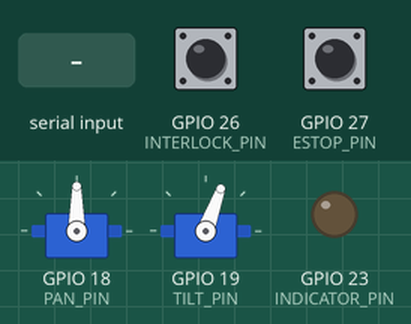
Bench run of a sketch on a simulated ESP32. On the bench: 2 × servo, output pins drawn as LEDs (lit = HIGH). The inputs (shaded band) are chosen by the test bench; at power-on: GPIO 26 (INTERLOCK_PIN) HIGH, GPIO 27 (ESTOP_PIN) HIGH.

Above: at 1.2 s.
1.3 s: "INDICATOR ON\n" received over Serial
At 2.5 s:
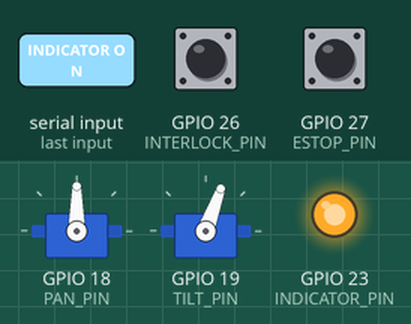
2.8 s: "PAN ,45\n" received over Serial
At 3.9 s:
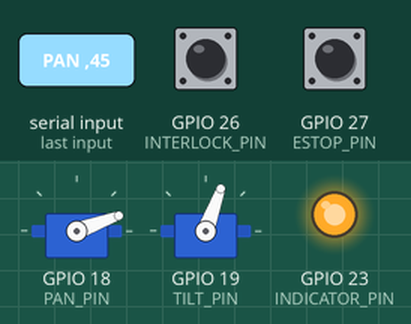
4.3 s: GPIO 26 (INTERLOCK_PIN) pulled LOW for 0.15 s
At 4.37 s:
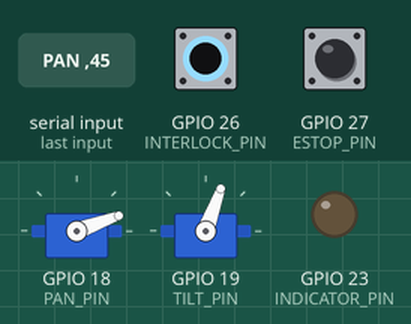
5.9 s: "TILT 90\n" received over Serial
At 6.3 s:
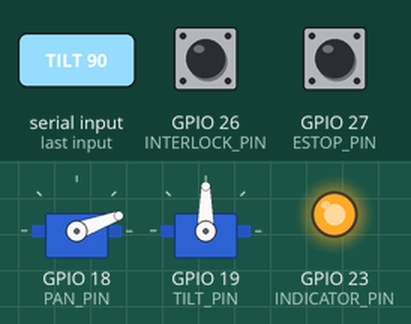
7.4 s: GPIO 27 (ESTOP_PIN) pulled LOW for 0.15 s
At 7.47 s:
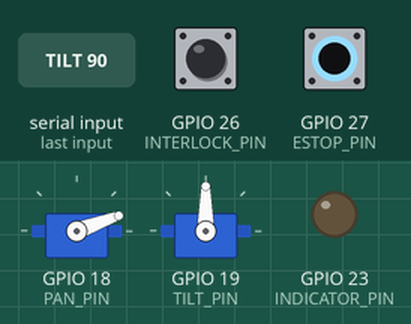
9.0 s: "PAN 90\n" received over Serial
At 9.7 s:
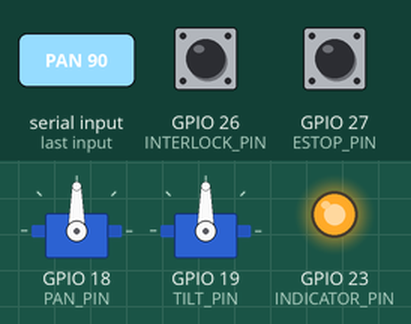
Timing chart, 0 to 11.5 s (numbered marks = the images above; inputs shaded):
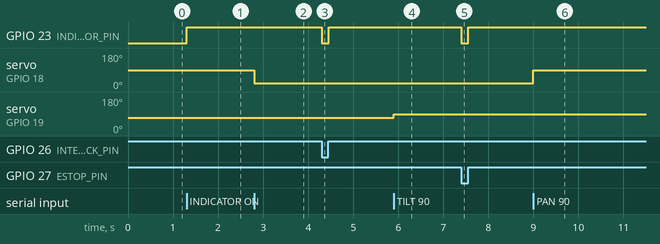

Measured:
- after the input at 1.3 s, GPIO 23 (INDICATOR_PIN): LOW → HIGH at once
- after the input at 2.8 s, servo on GPIO 18 (PAN_PIN): 90° → 20° at once
- after the input at 4.3 s, GPIO 23 (INDICATOR_PIN): HIGH → LOW at once, → HIGH 0.15 s later
- after the input at 5.9 s, servo on GPIO 19 (TILT_PIN): 70° → 90° at once
- after the input at 7.4 s, GPIO 23 (INDICATOR_PIN): HIGH → LOW at once, → HIGH 0.15 s later
- after the input at 9.0 s, servo on GPIO 18 (PAN_PIN): 20° → 90° at once

The sketch:

weed_target_controller.ino
```cpp
/*
  Safe pan/tilt controller for the precision-weeding prototype.

  Reference submission mode:
    - PAN / TILT control
    - SAFE INDICATOR
    - E-stop input
    - Physical interlock input

  No hazardous treatment command is implemented.

  The indicator output must only be connected to a safe
  LED/indicator circuit.
*/

#include <Arduino.h>
#include <Servo.h>

Servo panServo;
Servo tiltServo;

constexpr int PAN_PIN = 18;
constexpr int TILT_PIN = 19;

constexpr int INDICATOR_PIN = 23;

constexpr int ESTOP_PIN = 27;
constexpr int INTERLOCK_PIN = 26;

constexpr int PAN_MIN = 20;
constexpr int PAN_MAX = 160;

constexpr int TILT_MIN = 20;
constexpr int TILT_MAX = 120;

bool indicatorCommand = false;

void indicatorOff()
{
  indicatorCommand = false;
  digitalWrite(
      INDICATOR_PIN,
      LOW);
}

bool hardwareSafe()
{
  bool estopActive =
      digitalRead(ESTOP_PIN) == LOW;

  bool enclosureClosed =
      digitalRead(INTERLOCK_PIN) == HIGH;

  return (
      !estopActive && enclosureClosed);
}

void applyIndicatorState()
{
  if (
      indicatorCommand && hardwareSafe())
  {
    digitalWrite(
        INDICATOR_PIN,
        HIGH);
  }
  else
  {
    digitalWrite(
        INDICATOR_PIN,
        LOW);
  }
}

void handleCommand(
    String line)
{
  line.trim();

  if (line.startsWith("PAN "))
  {
    float value =
        line.substring(4).toFloat();

    value = constrain(
        value,
        PAN_MIN,
        PAN_MAX);

    panServo.write(
        (int)value);

    return;
  }

  if (line.startsWith("TILT "))
  {
    float value =
        line.substring(5).toFloat();

    value = constrain(
        value,
        TILT_MIN,
        TILT_MAX);

    tiltServo.write(
        (int)value);

    return;
  }

  if (line == "INDICATOR ON")
  {
    indicatorCommand = true;
    applyIndicatorState();
    return;
  }

  if (line == "INDICATOR OFF")
  {
    indicatorOff();
    return;
  }

  if (line == "E_STOP")
  {
    indicatorOff();
    return;
  }

  if (line == "RESET")
  {
    indicatorOff();
    return;
  }

  if (line == "STATUS")
  {
    Serial.print("SAFE=");
    Serial.print(
        hardwareSafe()
            ? "1"
            : "0");

    Serial.print(
        " INDICATOR=");

    Serial.println(
        indicatorCommand
            ? "1"
            : "0");
  }
}

void setup()
{
  Serial.begin(115200);

  pinMode(
      INDICATOR_PIN,
      OUTPUT);

  pinMode(
      ESTOP_PIN,
      INPUT_PULLUP);

  pinMode(
      INTERLOCK_PIN,
      INPUT_PULLUP);

  indicatorOff();

  panServo.attach(PAN_PIN);
  tiltServo.attach(TILT_PIN);

  panServo.write(90);
  tiltServo.write(70);
}

void loop()
{
  if (Serial.available())
  {
    String line =
        Serial.readStringUntil('\n');

    handleCommand(line);
  }

  // Hardware safety continuously
  // dominates software state.
  applyIndicatorState();

  delay(5);
}
```
